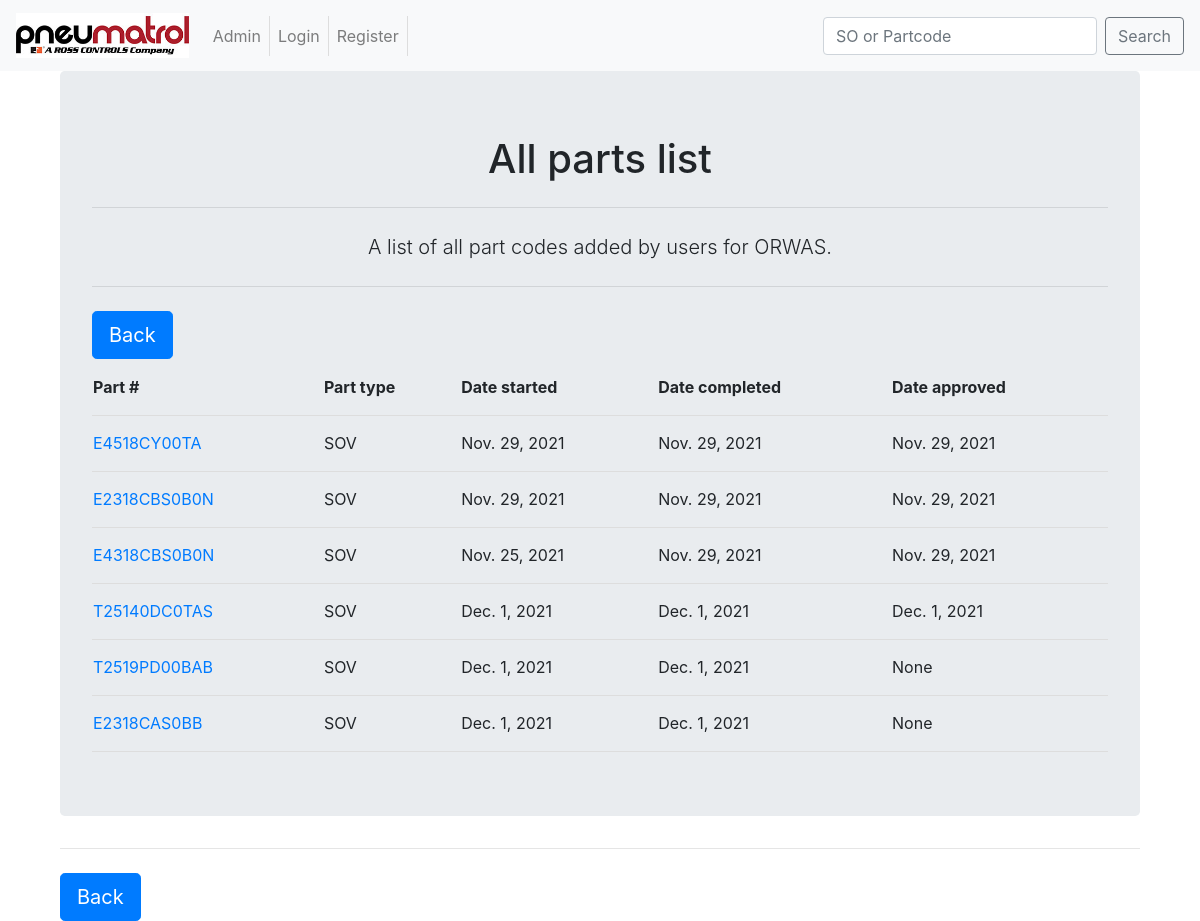
Before: /ORWAapp/home/AllParts/ with the older database file.
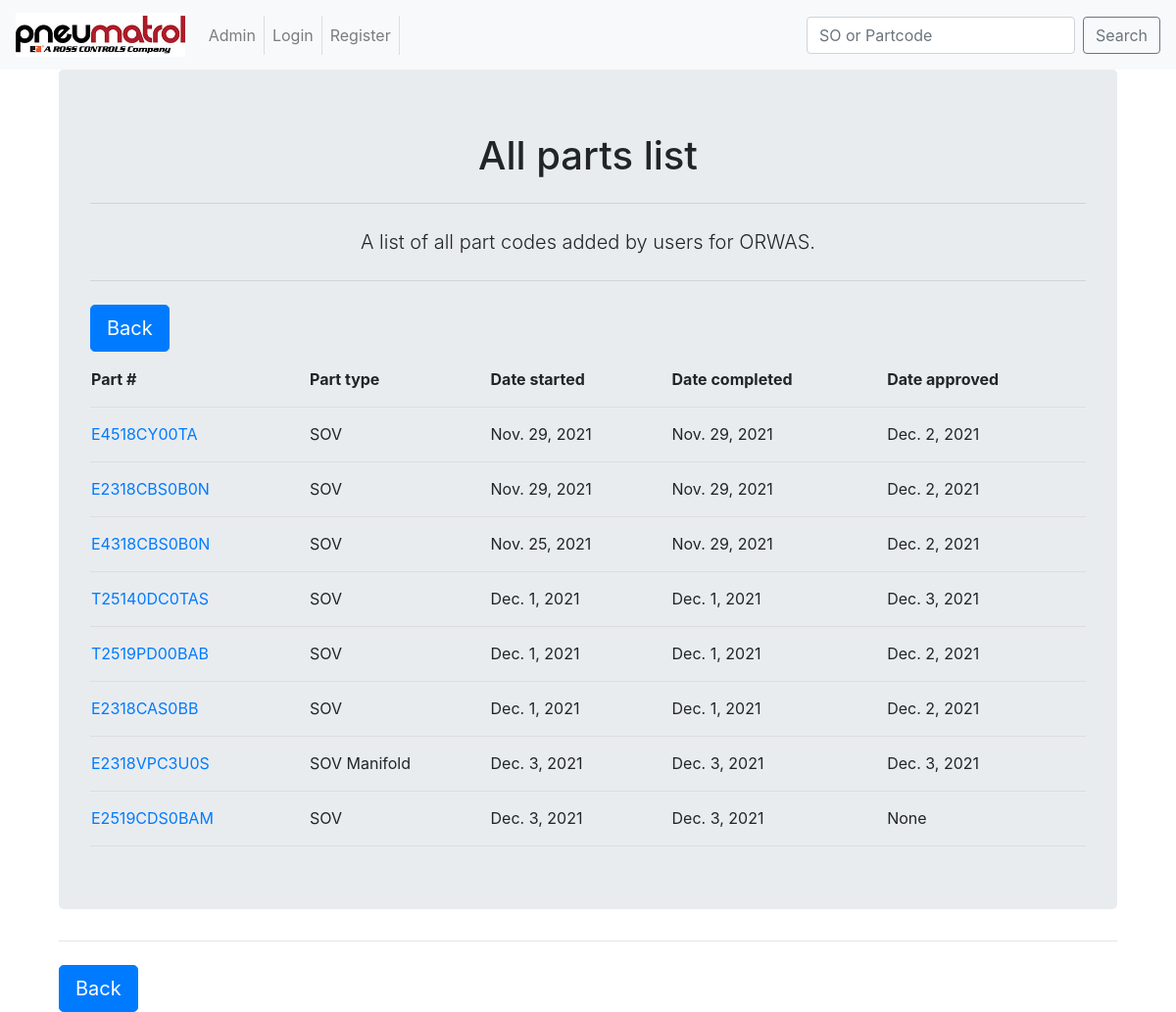
After: the same page with the newer database file.
### ORWAapp/models.py (models this page shows, shortened)
class Parts(models.Model):
	part_code = models.CharField(max_length=22, unique=True)
	part_type = models.ForeignKey(PartType, on_delete=models.CASCADE)
	sales_order = models.ForeignKey(SalesOrder, on_delete=models.CASCADE, related_name='salesorder')
	updated_code = models.BooleanField(default=False)
	start_date = models.DateField()
	completed_by = models.ForeignKey(User, on_delete=models.CASCADE, related_name='completedby', null=False, blank=True)
	completed_date = models.DateField(auto_now_add = True)
	approved_by = models.ForeignKey(User, on_delete=models.CASCADE, related_name='approvedby', null=True, blank=True)
	approved_date = models.DateField(null=True, blank=True)
	problem_parts = models.BooleanField(default=False, verbose_name ="Problem parts checked")
	problem_parts_cleared = models.BooleanField(default = False)
	notes = models.TextField(blank=True, max_length = 256)
	SMALL = 'S'
	MEDIUM = "M"
	LARGE = "L"
	HUGE = "H"
	SIZE_CHOICES = [
	    (SMALL, 'Small'),
	    (MEDIUM, 'Medium'),
	    (LARGE, 'Large'),
	    (HUGE, 'Huge'),
	]
	size = models.CharField(max_length=1, choices=SIZE_CHOICES, null = False)
	class Meta:
		verbose_name_plural = "Parts"

class PartType(models.Model):
	name = models.CharField(max_length=20, unique=True)
	description = models.TextField(max_length=200, help_text="200 character max")
	def __str__(self):
		return self.name
	class Meta:
		verbose_name_plural = "Part Types"

### ORWAapp/views.py (the view)
# urls.py: path('home/AllParts/', views.AllParts, name='AllParts'),
def AllParts(request):
    user = request.user.username
    ap = Parts.objects.all()
    context = {
    'insert_me':user,
    'ap': ap,
    }
    return render(request, 'ORWAapp/home/AllParts.html', context)

### templates/ORWAapp/home/AllParts.html (shortened to what this page needs)
<!DOCTYPE html>
{% extends "base.html" %}
    {% block body_block %}
        <div class="container">
            <div class="jumbotron">
                <center>
                <h1>All parts list</h1>
                <hr class="my-4">
                <p class="lead">A list of all part codes added by users for ORWAS. </p>
                <hr class="my-4">
            </center>
                <a class="btn btn-primary btn-lg" href="{% url 'ORWAapp:home' %}" role="button">Back</a>
                    <table>
                        <tr>
                            <th>Part #</th>
                            <th>Part type</th>
                            <th>Date started</th>
                            <th>Date completed</th>
                            <th>Date approved</th>
                        </tr>
                        {% for p in ap %}
                        <tr>
                            <td><a href="{% url 'ORWAapp:PartDetail' p.part_code %}">{{ p.part_code }}</a></td>
                            <td>{{ p.part_type }}</td>
                            <td>{{ p.start_date }}</td>
                            <td>{{ p.completed_date }}</td>
                            <td>{{ p.approved_date }}</td>
                        </tr>
                        {% endfor %}
                    </table>
            </div>
            <hr class="my-4">
        <a class="btn btn-primary btn-lg" href="{% url 'ORWAapp:home' %}" role="button">Back</a>
{% endblock %}

### templates/base.html (shortened to what this page needs)
<!DOCTYPE html>
{% load static %}
<html>
<head>
	<link rel="stylesheet" href="https://maxcdn.bootstrapcdn.com/bootstrap/4.0.0/css/bootstrap.min.css">
	<link rel="stylesheet" href="{% static 'css/mystyle.css' %}">
</head>
<body>
	<nav class="navbar navbar-expand-lg navbar-light bg-light">
   		{%  if user.is_authenticated %}
    		<a class="navbar-brand" href="{% url 'HomeTopLevel' %}"><img src="{% static 'images/logo.jpg'%}" alt="NOT FOUND"></a>
    	{% else %}
    		<a class="navbar-brand" href="{% url 'index' %}"><img src="{% static 'images/logo.jpg'%}" alt="NOT FOUND"></a>
    	{% endif %}
    	<div class="collapse navbar-collapse" id="navbarTogglerDemo02">
        	<ul class="navbar-nav mr-auto mt-2 mt-lg-0">
            	<li class="nav-item">
            		<a class="nav-link" href="{% url 'admin:index' %}">Admin</a></li>
           		{%  if user.is_authenticated %}
           			<li class="nav-item"><a class="nav-link" href="{% url 'logout' %}">Logout</a></li>
           		{% else %}
   					<li class="nav-item"><a class="nav-link" href="{% url 'user_login' %}">Login </a></li>
   					<li class="nav-item"><a class="nav-link" href="{% url 'register' %}">Register</a></li>
           		{% endif %}
        	</ul>
        		<form class="form-inline" method ="GET" action="/Search">
				    <input class="form-control mr-sm-2" type="search" placeholder="SO or Partcode" aria-label="Search" name="search_input">
					<div>
						<input type="submit" class = "btn btn-outline-secondary my-2 my-sm-0" value="Search" href="{% url 'searchResults' %}">
					</div>
				</form>
	  	</div>
	</nav>
	<div class="container">
		{% block body_block %}{% endblock %}
	</div>
</body>
</html>

### static/css/mystyle.css (style rules this page uses)
img { height: 45px; }
table { width:100%; font-size: 16px; }
td, th { height: 56px; padding-top: 12px; padding-bottom: 12px; border-bottom: 1px solid #ddd; text-align:left; }
.nav-link { border-right: solid 1px #ddd; }

Changed rows visible on the page:
changed Parts "E4518CY00TA": approved_date "Nov. 29, 2021" → "Dec. 2, 2021"
changed Parts "E2318CBS0B0N": approved_date "Nov. 29, 2021" → "Dec. 2, 2021"
changed Parts "E4318CBS0B0N": approved_date "Nov. 29, 2021" → "Dec. 2, 2021"
changed Parts "T25140DC0TAS": approved_date "Dec. 1, 2021" → "Dec. 3, 2021"
changed Parts "T2519PD00BAB": approved_date "None" → "Dec. 2, 2021"
changed Parts "E2318CAS0BB": approved_date "None" → "Dec. 2, 2021"
added Parts: part_code "E2318VPC3U0S", part_type "SOV Manifold", start_date "Dec. 3, 2021", completed_date "Dec. 3, 2021", approved_date "Dec. 3, 2021"
added Parts: part_code "E2519CDS0BAM", part_type "SOV", start_date "Dec. 3, 2021", completed_date "Dec. 3, 2021", approved_date "None"
